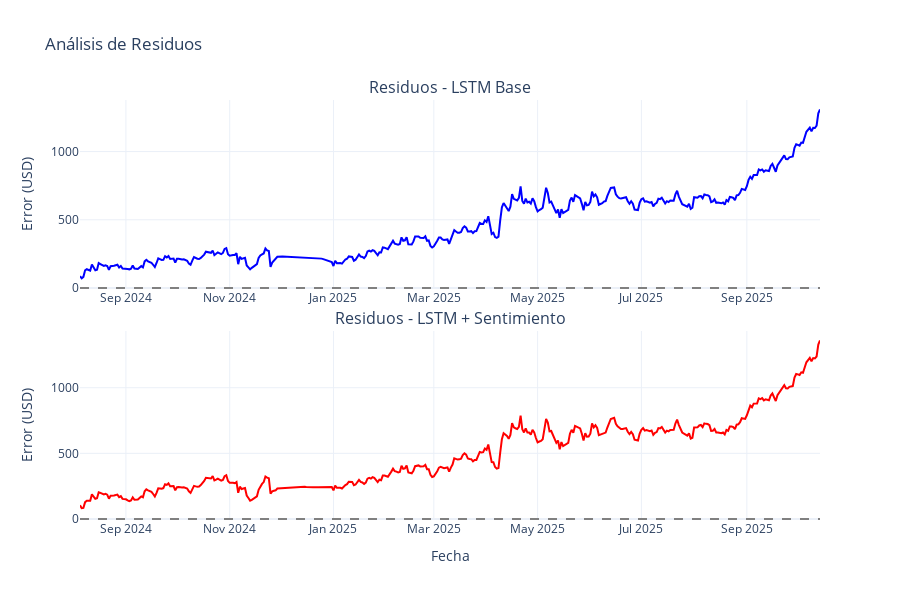

Notebook cell for this chart:
### Code cell
# Gráfico de errores (residuos)
errors_base = y_test_real.flatten() - y_pred_base.flatten()
errors_sent = y_test_real.flatten() - y_pred_sent.flatten()

fig = make_subplots(
    rows=2, cols=1,
    subplot_titles=('Residuos - LSTM Base', 'Residuos - LSTM + Sentimiento'),
    vertical_spacing=0.1
)

# Modelo Base
fig.add_trace(
    go.Scatter(x=test_dates, y=errors_base, mode='lines', name='Residuos Base', line=dict(color='blue')),
    row=1, col=1
)
fig.add_hline(y=0, line_dash="dash", line_color="gray", row=1, col=1)

# Modelo con Sentimiento
fig.add_trace(
    go.Scatter(x=test_dates, y=errors_sent, mode='lines', name='Residuos Sent', line=dict(color='red')),
    row=2, col=1
)
fig.add_hline(y=0, line_dash="dash", line_color="gray", row=2, col=1)

fig.update_xaxes(title_text="Fecha", row=2, col=1)
fig.update_yaxes(title_text="Error (USD)", row=1, col=1)
fig.update_yaxes(title_text="Error (USD)", row=2, col=1)

fig.update_layout(
    title_text="Análisis de Residuos",
    template='plotly_white',
    height=600,
    showlegend=False
)

fig.show()

print(f"\n📊 Estadísticas de errores:")
print(f"\nModelo Base:")
print(f"   Media: {errors_base.mean():.2f} USD")
print(f"   Std: {errors_base.std():.2f} USD")
print(f"   Min: {errors_base.min():.2f} USD")
print(f"   Max: {errors_base.max():.2f} USD")

print(f"\nModelo con Sentimiento:")
print(f"   Media: {errors_sent.mean():.2f} USD")
print(f"   Std: {errors_sent.std():.2f} USD")
print(f"   Min: {errors_sent.min():.2f} USD")
print(f"   Max: {errors_sent.max():.2f} USD")

### Figure 1 — Plotly figure (JSON) as saved in the notebook; plotly's stock layout.template omitted (floating-point values rounded to 4 significant figures; data arrays with more than 128 entries replaced by an {"elided": "..."} marker saying what was removed)
{"data": [{"line": {"color": "blue"}, "mode": "lines", "name": "Residuos Base", "type": "scatter", "x": {"elided": "389 str values"}, "xaxis": "x", "y": {"elided": "389 float values"}, "yaxis": "y"}, {"line": {"color": "red"}, "mode": "lines", "name": "Residuos Sent", "type": "scatter", "x": {"elided": "389 str values"}, "xaxis": "x2", "y": {"elided": "389 float values"}, "yaxis": "y2"}], "layout": {"annotations": [{"font": {"size": 16}, "showarrow": false, "text": "Residuos - LSTM Base", "x": 0.5, "xanchor": "center", "xref": "paper", "y": 1, "yanchor": "bottom", "yref": "paper"}, {"font": {"size": 16}, "showarrow": false, "text": "Residuos - LSTM + Sentimiento", "x": 0.5, "xanchor": "center", "xref": "paper", "y": 0.45, "yanchor": "bottom", "yref": "paper"}], "height": 600, "shapes": [{"line": {"color": "gray", "dash": "dash"}, "type": "line", "x0": 0, "x1": 1, "xref": "x domain", "y0": 0, "y1": 0, "yref": "y"}, {"line": {"color": "gray", "dash": "dash"}, "type": "line", "x0": 0, "x1": 1, "xref": "x2 domain", "y0": 0, "y1": 0, "yref": "y2"}], "showlegend": false, "title": {"text": "Análisis de Residuos"}, "xaxis": {"anchor": "y", "domain": [0, 1]}, "xaxis2": {"anchor": "y2", "domain": [0, 1], "title": {"text": "Fecha"}}, "yaxis": {"anchor": "x", "domain": [0.55, 1], "title": {"text": "Error (USD)"}}, "yaxis2": {"anchor": "x2", "domain": [0, 0.45], "title": {"text": "Error (USD)"}}}}
